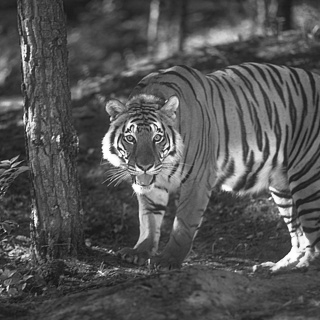
#> input picture chapters/pogmdm/scripts/convolutions/006.png, 320 x 320 px
$ python convolutions.py
#> lines starting #> are read from the running program, lines starting #| are printed output that depends on the picture; long printed decimals are rounded
import numpy as np
import imageio.v3 as imageio
import scipy.signal as ss
import matplotlib.pyplot as plt

rng = np.random.default_rng()


def gkern(l=5, sig=1.):
    """\
    creates gaussian kernel with side length `l` and a sigma of `sig`
    """
    ax = np.linspace(-(l - 1) / 2., (l - 1) / 2., l)
    gauss = np.exp(-0.5 * np.square(ax) / np.square(sig))
    kernel = np.outer(gauss, gauss)
    return kernel / np.sum(kernel)


x = imageio.imread('./006.png') / 255.
#> x: shape (320, 320) float64; min 0.0471, max 1, mean 0.33
b = 7
kernel = rng.normal(size=(b, b))
kernel = gkern(b, 1)
conv = ss.convolve2d(x, kernel, mode='same', boundary='wrap')
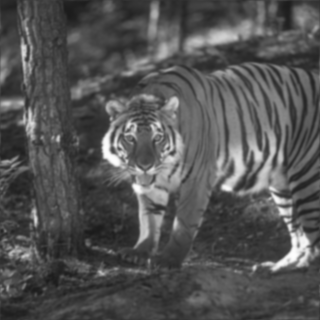
#> conv: shape (320, 320) float64; min 0.108, max 0.994, mean 0.33
conv_fourier = ss.fftconvolve(x, kernel, mode='same')

print((x[:b, :b] * np.rot90(kernel, 2)).sum())
#| 0.1687
print(conv[b // 2, b // 2])
#| 0.1687
print(conv_fourier[b // 2, b // 2])
#| 0.1687

# Compute the convolution in the Fourier domain
kernel_padded = np.zeros_like(x)
kernel_padded[x.shape[0] // 2 - b // 2:x.shape[0] // 2 + b // 2 + 1,
              x.shape[1] // 2 - b // 2:x.shape[1] // 2 + b // 2 + 1] = kernel
kernel_padded = np.fft.ifftshift(kernel_padded)
conv_fourier = np.fft.ifft2(np.fft.fft2(x) * np.fft.fft2(kernel_padded)).real
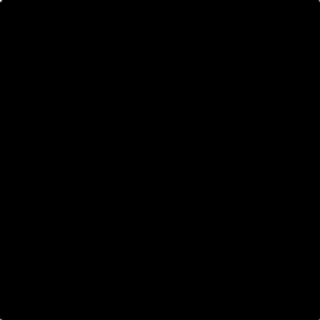
#> kernel_padded: shape (320, 320) float64; min 0, max 0.159, mean 9.77e-06; drawn with min black and max white
print(conv_fourier[b // 2, b // 2])
#| 0.1687

kernel_padded = np.zeros_like(x)
kernel_padded[:b, :b] = kernel
kernel_padded = np.roll(kernel_padded, (-b // 2 + 1, -b // 2 + 1), axis=(0, 1))
# kernel_padded = np.fft.ifftshift(kernel_padded)
conv_fourier = np.fft.ifft2(np.fft.fft2(x) * np.fft.fft2(kernel_padded)).real
print(conv_fourier[b // 2, b // 2])
#| 0.1687

plt.figure()
plt.imshow(conv, cmap='gray')
plt.figure()
plt.imshow(conv_fourier, cmap='gray')
plt.figure()
plt.imshow(conv - conv_fourier, cmap='gray')
plt.show()
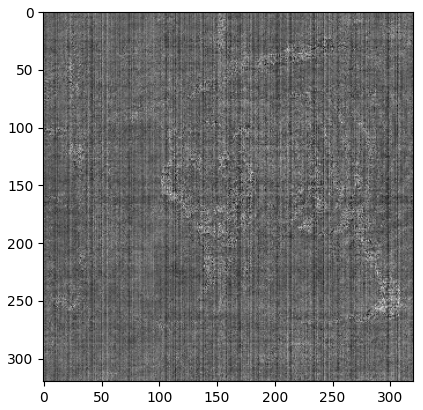
#> figure drawn by matplotlib, 1 panel
